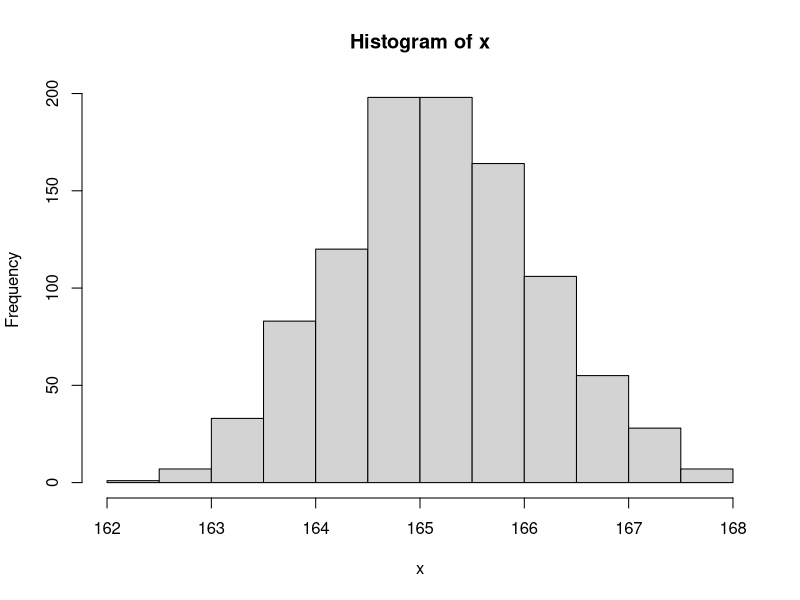
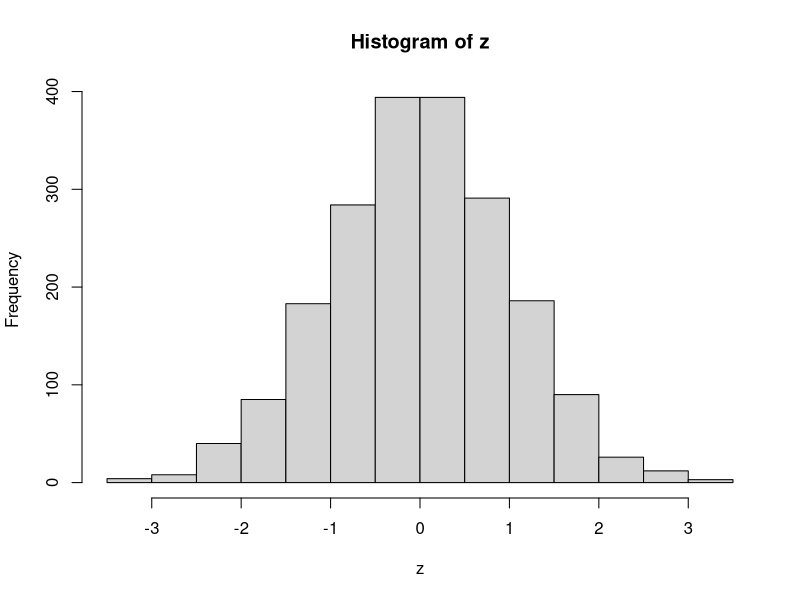
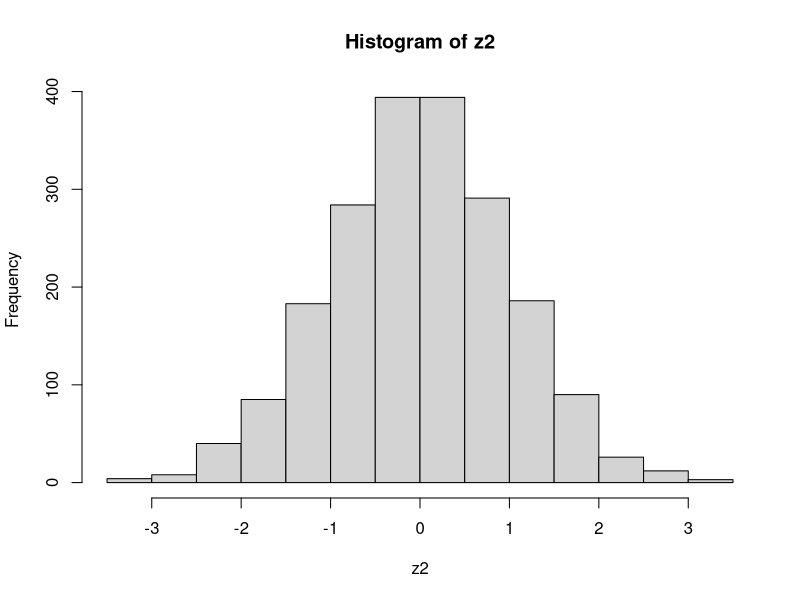

These figures' R source, in order: (Note: this script raises an error after producing the figures.)
# chap08_Hypothesis_basic

# 가설(Hypothesis) : 어떤 사건을 설명하기 위한 가정
# 검정(Test) : 검정 통계량(표본)
# 추정 : 표본을 통해서 모집단을 확률적으로 추측
# 신뢰구간 : 모수를 포함하는 구간(채택역), 벗어나면(기각역)
# 유의수준 : 알파 표시, 오차범위의 기준
# 구간추정 : 신뢰구간과 검정통계량을 비교해서 가설 기각 유무 결정

#########################
#### 1. 가설과 검정 #####
#########################

# 귀무가설(H0) / 영가설 : 중2학년 남학생 평균키는 165.2cm와 차이가 없다.
# 대립가설(H1) : 중2학년 남학생 평균키는 165.2cm와 차이가 있다.

# 1. 모집단에서 표본 추출(1,000명 학생)
x <- rnorm(1000, mean = 165.2, sd = 1) # 정규분포

hist(x)

# 정규성 검정
# 귀무가설 : 정규분포와 차이가 없다.
shapiro.test(x)
# W = 0.99898, p-value = 0.8645
# w : 검정 통계량 -> p-value :유의 확률
# p-value / 유의확률 = 0.9101 >= 알파 / 유의수준(0.05) -> 채택


# 2. 평균차이 검정 : 평균 : 165.2cm 
t.test(x, mu = 165.2)
# t = -0.19291, df = 999, p-value = 0.8471
# t, df : 검정통계량
# p-value : 유의확률 >= 유의수준(0.05) -> 귀무가설 채택
# 95% percent confidence interval : 95%
# 165.1238 ~ 165.2426 : 신뢰구간(채택역)
# mean of x
# 165.1938 -> 실제 평균(통계량 : 표본의 통계)
mean(x) # 165.1832

# [해설] 검정통계량이 신뢰구간에 포함되므로 모수의 평균키
# 165.2cm와 차이가 없다고 볼 수 있다.

# 3. 기각역의 평균검정
t.test(x, mu = 165.09, conf.level = 0.95) # 95%(신뢰수준)
# 귀무가설 : 평균키 165.09cm 차이가 없다.
# 대립가설 : 평균키 165.09cm 차이가 있다.
# t = 3.2456, df = 999, p-value = 0.001211
# p-value = 0.001211 유의확률 =< 0.05 유의수준 -> 귀무가설 기각 (차이가 있다.)
# 165.1311 ~ 165.2566 : 기각역


# 4. 신뢰수준 변경(95% -> 99%) 기존의 채택역에 보이는 수식을 그대로 한번더 적용
t.test(x, mu = 165.02, conf.level = 0.10)
# 귀무가설 : 평균키 165.2cm 차이가 없다.
# 대립가설 : 평균키 165.2cm 차이가 있다.
# t = -0.19291, df = 999, p-value = 0.8471
# 165.1113 ~ 165.2764 : 신뢰구간(채택역) 변경
# 신뢰수준 향상 -> 신뢰구간이 넓어진다. 신뢰수준 99%가 95%보다 평균키 차이 없다는 결론 나올 확률높음
# 즉 귀무가설의 채택역이 늘어남 -> 귀무가설의 기각이 어려워진다.
# 신뢰수준은 99%는 100번 했을때 99번 동일한 결과 나온다는 뜻
# 신뢰수준은 95%는 100번 했을때 95번 동일한 결과 나온다는 뜻 


#########################
# 2. 표준화 vs 정규화 ###
#########################

# 1. 표준화 : 정규분포 -> 표준정규분포 (0,1)

# 정규분포
n <- 2000
x <- rnorm(n, mean = 100, sd = 10)
shapiro.test(x)
# W = 0.99889, p-value = 0.2411 > 유의수준(알파) : 0.05 = 정규분포이다. 

# 표준화 
# 표준화 공식(z) = (x - mu) / sd(x)
mu <- mean(x)
z = (x - mu) / sd(x)
z # 표준정규분포
hist(z)
mean(z)  # 1.628381e-16 : 0에 수렴
sd(z) # 표준편차는 1

# scale() 함수 이용 -> 표준화공식을 함수화 한것
scale(x) # 스케일 함수는 반환값이 매트릭스 형태로 반환함  matrix -> data.frame
z2 = as.data.frame(scale(x))
str(z2)
z2 <- z2$V1
hist(z2)
mean(z2)
sd(z2)

# 2. 정규화
# - 특정 변수값을 일정한 범위(0 ~ 1)로 일치시키는 과정
str(iris)
head(iris)
summary(iris[-5])

# 1) scale() 함수
# 정규화 -> data.frame 형변환
iris_nor <- as.data.frame(scale(iris[-5]))
summary(iris_nor)

# 2) 정규화 함수 정의(0~1)
nor <- function(x){
  n <- (x-min(x))/(max(x)-min(x))
  return(n)
}

iris_nor2 <- apply(iris[-5],2,nor)
summary(iris_nor2)


#########################
# 3. 데이터셋에서 샘플링
#########################

sample(x, size, replace = FALSE) # 비복원추출(TRUE일경우 복원)

no <- 1:100 # 번호
score <- runif(100,min = 40,max = 100) # 성적

df <- data.frame(no,score)
df
nrow(df) # 행의 길이

# 15명 학생 샘플링
idx <- sample(x = nrow(df), size = 15)
idx

sam <- df[idx,]
sam

# train(70%) / test(30%) dataset
idx <- sample(x = nrow(df), size = nrow(df) * 0.7)
idx

train <- df[idx,] # model 학습용
test <- df[-idx,] # model 평가용
dim(train) # 70 2
dim(test) # 30 2




#########################
# train / test model 적용
#########################





#  50 vs 50

idx <- sample(nrow(iris),nrow(iris)*0.5)

train <- iris[idx,]
test <- iris[-idx,]
dim(train)
dim(test)


head(iris)
# Sepal.Length : 종속변수 y  -> 정답
# Petal.Length : 독립변수 x  -> 입력
# model : 꽃잎길이 -> 꽃받침 길이

# train dataset model
model <- lm(Sepal.Length ~ Petal.Length, data=train)
pred <- model$fitted.values # 예측치(꽃받침 길이)

# test dataset model
model2 <- lm(Sepal.Length ~ Petal.Length, data=test) # 회귀분석함수(x~y,data)
pred2 <- model2$fitted.values # 예측치(꽃받침 길이)


# train_x
train_x <- train$Petal.Length # train 정답

# test_x
test_x <- test$Petal.Length # test 정답

# 정답 vs 예측치
plot(train_x,pred,col="blue",pch=18) # plot(x,y)
points(test_x,pred2,col="red",pch=19) # plot(x,y)

# 범례
legend("topleft",legend = c("train","test"), col = c("blue", "red"), pch = c(18, 19))

